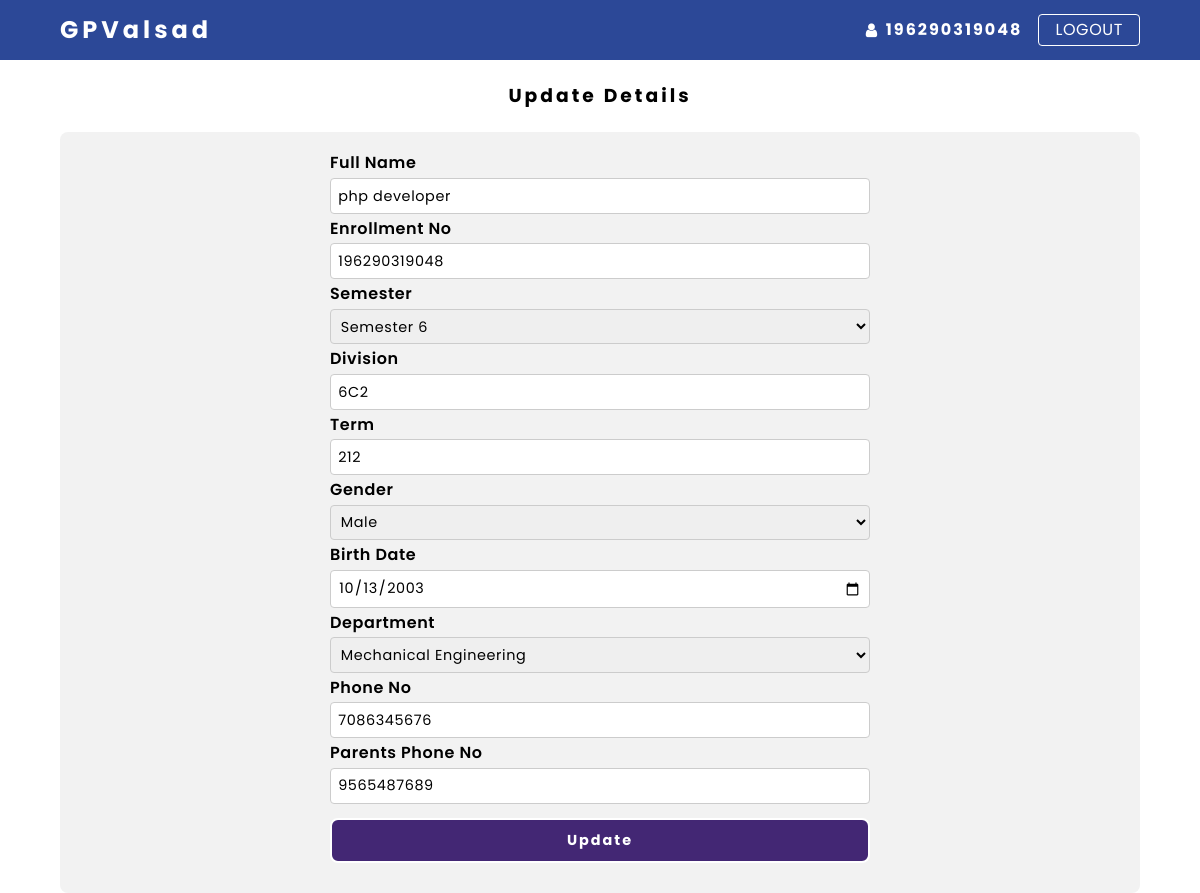
The app's page /student/profile-update.php (signed in) with its own data.
### tables this page shows
CREATE TABLE `studentregister` (
  `id` int(11) NOT NULL,
  `sname` varchar(100) NOT NULL,
  `enrollment` varchar(12) NOT NULL,
  `sem` int(11) NOT NULL,
  `division` varchar(10) NOT NULL,
  `term` int(5) NOT NULL,
  `gender` varchar(10) NOT NULL,
  `bdate` date NOT NULL,
  `department` varchar(50) NOT NULL,
  `sphone` varchar(10) NOT NULL,
  `pphone` varchar(10) NOT NULL,
  `email` varchar(100) NOT NULL,
  `cpassword` varchar(255) NOT NULL,
  `rpassword` varchar(255) NOT NULL,
  `type` int(1) DEFAULT 0,
  `rdate` timestamp NULL DEFAULT current_timestamp(),
  `otp` int(11) NOT NULL
);

### student/profile-update.php (the view, shortened to what this page needs)
<?php
include '../includes/config.php';
$id = $_SESSION['id'];
 ?>
<!DOCTYPE html>
<html lang="en">
<head>
	<?php include 'links.php'; ?>
	<link rel="stylesheet" href="css/home.css">
</head>
<body>
	<div class="header">
      <div class="content">
         <h2>GPValsad</h2>
         <div>
            <i class="fa fa-user"></i>
            <p class="none"><?php echo $_SESSION['enroll']; ?></p>
            <a href="logout.php" class="btn">LOGOUT</a>
         </div>
      </div>
   </div>
   <main>
   		<h3>Update Details</h3>
   		<?php
   			$sql = "SELECT * FROM studentregister WHERE id = {$id}";
   			$run = mysqli_query($conn,$sql) or die("Query Fail!");
   			if (mysqli_num_rows($run) > 0) {
   				while ($row = mysqli_fetch_array($run)) {
   		 ?>
   		<form action="<?php $_SERVER['PHP_SELF']; ?>" method="POST">
   			<label for="name">Full Name</label>
			<input type="text" name="sname" placeholder="Surname Yourname Fathername" value="<?php echo $row['sname']; ?>" required>
			<label for="enrollment">Enrollment No</label>
			<input type="text" name="enroll" placeholder="Enter your Enrollment No" value="<?php echo $row['enrollment']; ?>" required>
			<?php
			$selected = "selected";
			$_6 = "";
				switch ($row['sem']) {
					case 6:
						$_6 = $selected;
						break;
				}
			 ?>
			<label for="semester">Semester</label>
			<select name="semester">
				<option value="6" <?php echo $_6; ?>>Semester 6</option>
			</select>
			<label for="division">Division</label>
			<input type="text" name="div" placeholder="6M1" value="<?php echo $row['division']; ?>" required>
			<label for="term">Term</label>
			<input type="number" name="term" placeholder="212" value="<?php echo $row['term']; ?>" required>
			<?php
				$male = "";
				if (($row['gender']) == "M") {
					$male = $selected;
				} else {
					$fmale = $selected;
				}
			 ?>
			<label for="gender">Gender</label>
			<select name="gender">
				<option value="M" <?php echo $male; ?>>Male</option>
			</select>
			<label for="birthdate">Birth Date</label>
			<input type="date" name="bdate" value="<?php echo $row['bdate']; ?>">
			<?php
			$m = "";
				switch ($row['department']) {
					case 'Mechanical':
						$m = $selected;
						break;
				}
			 ?>
			<label for="department">Department</label>
			<select name="department">
				<option value="Mechanical" <?php echo $m;?> >Mechanical Engineering</option>
			</select>
			<label for="phone">Phone No</label>
			<input type="number" name="sphone" placeholder="Enter your Number" value="<?php echo $row['sphone']; ?>" required>
			<label for="phone">Parents Phone No</label>
			<input type="number" name="pphone" placeholder="Enter Parents Number" value="<?php echo $row['pphone']; ?>" required>
			<?php
   			}
				} else {
	   				echo "NO Data Faund!";
	   			}
			 ?>
			<input type="submit" value="Update" name="update">
   		</form>
   </main>
</body>
</html>

### student/css/home.css (style rules this page uses)
* { margin: 0; padding: 0; box-sizing: border-box; font-family: 'Poppins', sans-serif; line-height: 1.85; letter-spacing: 0.6px; }
main { width: 90%; margin: 0 auto; max-width: 1400px; }
.content { width: 90%; margin: 0 auto; max-width: 1400px; display: flex; justify-content: space-between; align-items: center; }
.header { background: #2C4897; color: #FFFFFF; padding: .5em 0; }
h2 { letter-spacing: 4px; }
.content > div { display: flex; justify-content: center; align-items: center; }
.content > div p { padding: 0 1em 0 .5em; letter-spacing: 2px; font-weight: 700; }
.content > div a { text-decoration: none; color: #FFFFFF; }
.content > div .btn { text-decoration: none; color: #FFFFFF; border: 1px solid #FFFF; padding: 0 1em; border-radius: 4px; }
h3 { letter-spacing: 3px; text-align: center; margin: 1em 0; }
form { display: flex; flex-direction: column; margin-top: 0.5em; background: #F2F2F2; border-radius: 8px; padding: 1em 0; justify-content: center; align-items: center; }
label,input,select { width: 50%; margin: 0 auto; }
select { padding: 0.4em; font-size: 0.9em; border: 1px solid #ccc; border-radius: 4px; }
label { font-weight: 600; }
input { font-size: 0.9em; padding: 0.25em 0.5em; border: 1px solid #ccc; border-radius: 4px; }
input[type=submit], .classes a { margin: 1em auto; padding: 0.5em 0; font-weight: bold; background: #432774; color: #FFFF; border: 2px solid #FFFFFF; border-radius: 8px; letter-spacing: 2px; cursor: pointer; }
input[type=number] { -moz-appearance: textfield; }

### records on screen
studentregister: sname "php developer", enroll "196290319048", div "6C2", term "212", bdate "10/13/2003", sphone "7086345676", pphone "9565487689"

### other values on screen
$_SESSION['enroll'] "196290319048"
